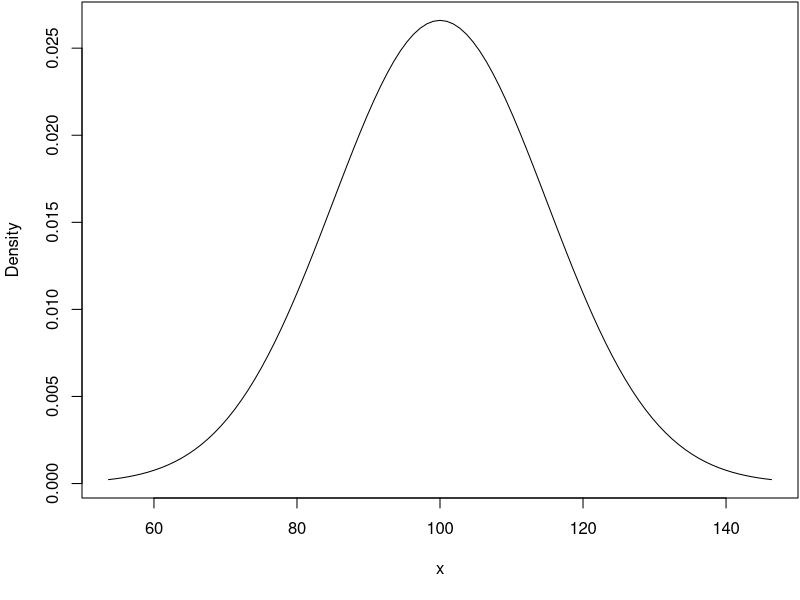
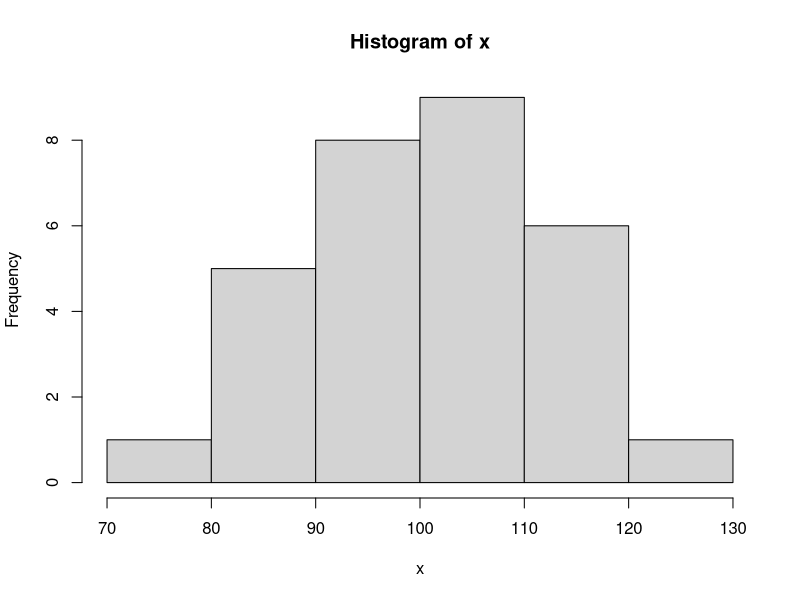
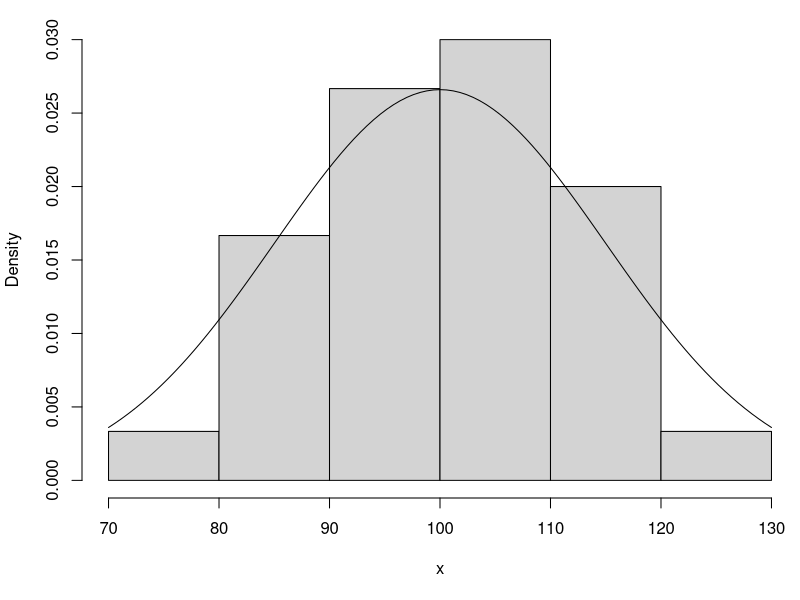
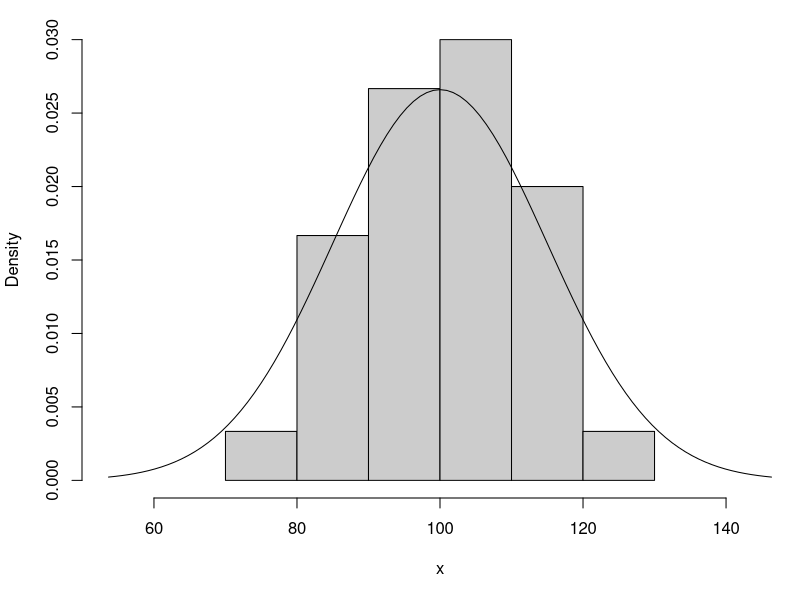
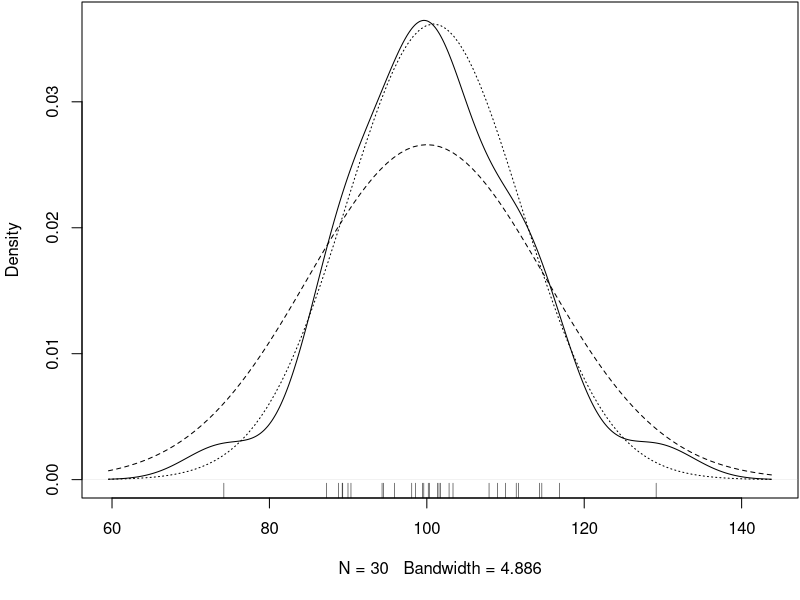
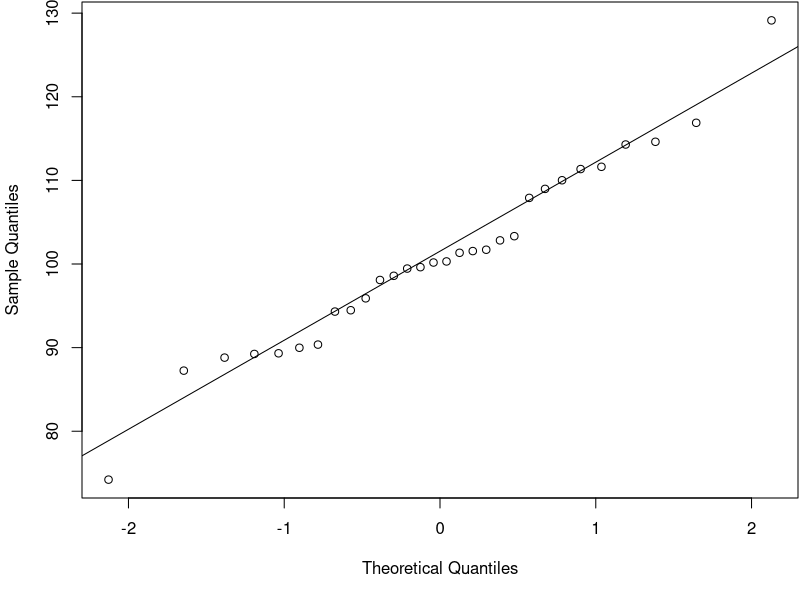
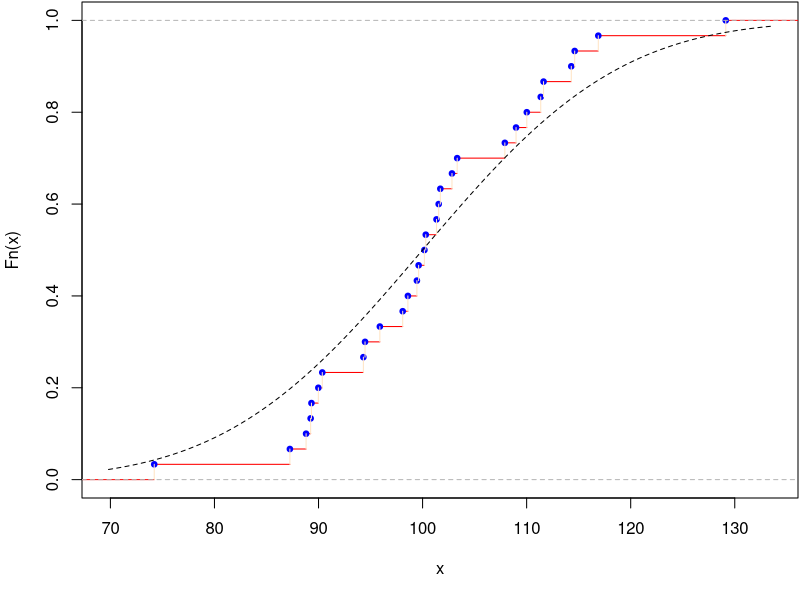

The R source for these figures, in order:
## ---- chunk 1
#| fig-align: center
#| fig-width: 6
#| fig-height: 5
#| fig-cap: "Normal density with mean 100 and standard deviation 15."
#| fig-alt: "Plot of Normal density with mean 100 and standard deviation 15."

  
  # Saving pop mean and std dev for reuse
  mu <- 100 ; sigma <- 15
  
  # Changing margins of plot in graphical params
  opar <- par(mar = c(5.1, 4.1, 0.1, 0.1))
  
  curve(dnorm(x, mean = mu, sd = sigma),
        xlim = qnorm(c(0.001, 0.999), mean = mu, sd = sigma),
        ylab = "Density")
  
  # Resetting to previous graphical parameters
  par(opar)
## ---- chunk 2
  # Given an upper tail probability, find the z-value.
  qnorm(0.025, lower.tail = FALSE) 

  # First and third quartiles
  qnorm(c(0.25, 0.75), mean = mu, sd = sigma)

  # First and third quartiles from z-values
  mu + sigma * qnorm(c(0.25, 0.75))    
## ---- chunk 3
  # Lower tail probability (area)
  pnorm(125, mean = mu, sd = sigma)   
  # Same after converting to z-score
  pnorm((125 - mu)/sigma)             
  # Upper tail probability
  pnorm(125, mean = mu, sd = sigma, lower.tail = FALSE)    
  # Total probability is one, so ...
  1 - pnorm(125, mean = mu, sd = sigma) 
## ---- chunk 4
  
  # Saving sample size for reuse.
  n <- 30
  # Generate a vector of n = 30 observations.
  x <- rnorm(n, mean = mu, sd = sigma)
  # Sample mean
  mean(x)
  # Sample standard deviation
  sd(x)
  # Sample quantiles
  quantile(x, probs = c(0.25, 0.75))
## ---- chunk 5
#| fig-align: center
#| fig-width: 6
#| fig-height: 5
#| fig-cap: "Frequency histogram of 30 observations drawn from a normal distribution with mean 100 and standard deviation 15."
#| fig-alt: "Frequency histogram of 30 observations drawn from a normal distribution with mean 100 and standard deviation 15."

  hist(x)                 
## ---- chunk 6
  t.test(x, mu = 100)
## ---- chunk 7
#| fig-align: center
#| fig-width: 6
#| fig-height: 5
#| fig-cap: "Histogram of 30 observations drawn from a normal distribution with mean 100 and standard deviation 15 with the true density superimposed."
#| fig-alt: "Histogram of 30 observations drawn from a normal distribution with mean 100 and standard deviation 15 with the true density superimposed."

  opar <- par(mar = c(5.1, 4.1, 1.1, 0.1))
  hist(x, freq = FALSE, main = "")
  curve(dnorm(x, mean = mu, sd = sigma), ylab = "Density",  add = TRUE)
  par(opar)                
## ---- chunk 8
#| fig-align: center
#| fig-width: 6
#| fig-height: 5
#| fig-cap: "Histogram of 30 observations drawn from a normal distribution with mean 100 and standard deviation 15 with the true density superimposed."
#| fig-alt: "Histogram of 30 observations drawn from a normal distribution with mean 100 and standard deviation 15 with the true density superimposed."

  opar <- par(mar = c(5.1, 4.1, 1.1, 0.1))
  
  dx <- hist(x, plot = FALSE)
  ylim <- c(0, max(c(dnorm(x, mean = mu, sd = sigma), dx$density)))
  xlim <- range(c(qnorm(c(0.001, 0.999), mean = mu, sd = sigma), dx$breaks))
  plot(dx, freq = FALSE, xlim = xlim, ylim = ylim, main = NULL, col = 'grey80')
  curve(dnorm(x, mean = mu, sd = sigma), ylab = "Density",  add = TRUE)
  par(opar)              
## ---- chunk 9
#| fig-align: center
#| fig-width: 6
#| fig-height: 5
#| fig-cap: "Kernel density estimator from a sample of 30 normal random variables with mean 100 and standard deviation 15. The true (dashed) and fitted (dotted) normal densities are superimposed for comparison."
#| fig-alt: "Kernel density estimator from a sample of 30 normal random variables with mean 100 and standard deviation 15. The true (dashed) and fitted (dotted) normal densities are superimposed for comparison."

  opar <- par(mar = c(5.1, 4.1, 0.1, 0.1))
  dx <- density(x)
  muhat <- mean(x); sigmahat <- sd(x)
  ylim <- c(0, max(c(dnorm(x, mean = mu, sd = sigma),
                     dnorm(x, mean = muhat, sd = sigmahat),
                     dx$y)))
  plot(dx, ylim = ylim, main = "")
  curve(dnorm(x, mean = mu, sd = sigma), lty = 2, add = TRUE)
  curve(dnorm(x, mean = muhat, sd = sigmahat), lty = 3, add = TRUE)
  
  # Shows the data as a rug on the x-axis
  rug(x)     
  
  par(opar)             
## ---- chunk 10
#| fig-align: center
#| fig-width: 6
#| fig-height: 5
#| fig-cap: "Normal QQ plot from a sample of 30 normal random variables with mean 100 and standard deviation 15."
#| fig-alt: "Normal QQ plot from a sample of 30 normal random variables with mean 100 and standard deviation 15."

  opar <- par(mar = c(5.1, 4.1, 0.1, 0.1))
  qqnorm(x, main = NULL)
  qqline(x)
  par(opar)             
## ---- chunk 11
  px <- ecdf(x)
  px
## ---- chunk 12
#| fig-align: center
#| fig-width: 6
#| fig-height: 5
#| fig-cap: "Empirical CDF from a sample of 30 normal random variables with mean 100 and standard deviation 15. True CDR superimposed."
#| fig-alt: "Empirical CDF from a sample of 30 normal random variables with mean 100 and standard deviation 15. True CDR superimposed."

  opar <- par(mar = c(5.1, 4.1, 0.1, 0.1))
  plot(px, main = NULL, verticals = TRUE, cex = 0.75,
       col.points = "blue", col.hor = "red", col.vert = "bisque")
  curve(pnorm(x, mean = mu, sd = sigma), lty = 2, add = TRUE)
  par(opar)          
